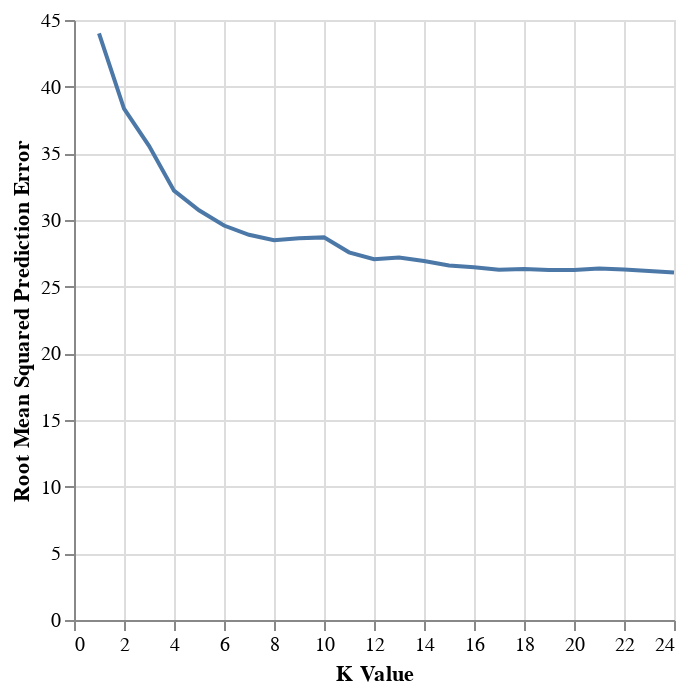

Notebook code for this chart:
### Code cell
#Best K graph
Optimal_K_Chart=alt.Chart(player_results).mark_line().encode(
    x=alt.X('param_kneighborsregressor__n_neighbors', title='K Value'),
    y=alt.Y('RMSPE', title='Root Mean Squared Prediction Error'))
Optimal_K_Chart

### Figure 1 — Vega-Lite specification as saved in the notebook (floating-point values rounded to 4 significant figures)
{"config": {"view": {"continuousWidth": 300, "continuousHeight": 300}}, "data": {"name": "data-83125e06fbac535cfe3cf092187ae869"}, "mark": {"type": "line"}, "encoding": {"x": {"field": "param_kneighborsregressor__n_neighbors", "title": "K Value", "type": "quantitative"}, "y": {"field": "RMSPE", "title": "Root Mean Squared Prediction Error", "type": "quantitative"}}, "$schema": "https://vega.github.io/schema/vega-lite/v5.20.1.json", "datasets": {"data-83125e06fbac535cfe3cf092187ae869": [{"mean_fit_time": 0.006582, "std_fit_time": 0.0009481, "mean_score_time": 0.00368, "std_score_time": 0.0001466, "param_kneighborsregressor__n_neighbors": 1, "params": {"kneighborsregressor__n_neighbors": 1}, "split0_test_score": -67.72, "split1_test_score": -31.38, "split2_test_score": -32.9, "mean_test_score": -44.0, "std_test_score": 16.78, "rank_test_score": 24, "RMSPE": 44.0}, {"mean_fit_time": 0.005725, "std_fit_time": 2.689e-05, "mean_score_time": 0.003575, "std_score_time": 6.682e-05, "param_kneighborsregressor__n_neighbors": 2, "params": {"kneighborsregressor__n_neighbors": 2}, "split0_test_score": -47.78, "split1_test_score": -28.01, "split2_test_score": -39.27, "mean_test_score": -38.35, "std_test_score": 8.098, "rank_test_score": 23, "RMSPE": 38.35}, {"mean_fit_time": 0.005963, "std_fit_time": 0.0003638, "mean_score_time": 0.003501, "std_score_time": 1.543e-05, "param_kneighborsregressor__n_neighbors": 3, "params": {"kneighborsregressor__n_neighbors": 3}, "split0_test_score": -44.48, "split1_test_score": -23.92, "split2_test_score": -38.29, "mean_test_score": -35.56, "std_test_score": 8.613, "rank_test_score": 22, "RMSPE": 35.56}, {"mean_fit_time": 0.005682, "std_fit_time": 6.002e-05, "mean_score_time": 0.00346, "std_score_time": 8.22e-06, "param_kneighborsregressor__n_neighbors": 4, "params": {"kneighborsregressor__n_neighbors": 4}, "split0_test_score": -42.05, "split1_test_score": -18.85, "split2_test_score": -35.7, "mean_test_score": -32.2, "std_test_score": 9.791, "rank_test_score": 21, "RMSPE": 32.2}, {"mean_fit_time": 0.005669, "std_fit_time": 6.137e-05, "mean_score_time": 0.003472, "std_score_time": 1.707e-05, "param_kneighborsregressor__n_neighbors": 5, "params": {"kneighborsregressor__n_neighbors": 5}, "split0_test_score": -40.93, "split1_test_score": -16.79, "split2_test_score": -34.46, "mean_test_score": -30.73, "std_test_score": 10.2, "rank_test_score": 20, "RMSPE": 30.73}, {"mean_fit_time": 0.005617, "std_fit_time": 4.271e-05, "mean_score_time": 0.003471, "std_score_time": 1.141e-06, "param_kneighborsregressor__n_neighbors": 6, "params": {"kneighborsregressor__n_neighbors": 6}, "split0_test_score": -40.32, "split1_test_score": -14.11, "split2_test_score": -34.33, "mean_test_score": -29.59, "std_test_score": 11.22, "rank_test_score": 19, "RMSPE": 29.59}, {"mean_fit_time": 0.005675, "std_fit_time": 6.922e-05, "mean_score_time": 0.00348, "std_score_time": 9.45e-06, "param_kneighborsregressor__n_neighbors": 7, "params": {"kneighborsregressor__n_neighbors": 7}, "split0_test_score": -39.94, "split1_test_score": -13.04, "split2_test_score": -33.69, "mean_test_score": -28.89, "std_test_score": 11.49, "rank_test_score": 18, "RMSPE": 28.89}, {"mean_fit_time": 0.005616, "std_fit_time": 1.396e-05, "mean_score_time": 0.00346, "std_score_time": 5.703e-06, "param_kneighborsregressor__n_neighbors": 8, "params": {"kneighborsregressor__n_neighbors": 8}, "split0_test_score": -39.89, "split1_test_score": -12.23, "split2_test_score": -33.31, "mean_test_score": -28.48, "std_test_score": 11.8, "rank_test_score": 15, "RMSPE": 28.48}, {"mean_fit_time": 0.005599, "std_fit_time": 7.494e-05, "mean_score_time": 0.003484, "std_score_time": 5.804e-06, "param_kneighborsregressor__n_neighbors": 9, "params": {"kneighborsregressor__n_neighbors": 9}, "split0_test_score": -39.7, "split1_test_score": -13.13, "split2_test_score": -33.04, "mean_test_score": -28.63, "std_test_score": 11.29, "rank_test_score": 16, "RMSPE": 28.63}, {"mean_fit_time": 0.005572, "std_fit_time": 1.126e-05, "mean_score_time": 0.003517, "std_score_time": 3.815e-05, "param_kneighborsregressor__n_neighbors": 10, "params": {"kneighborsregressor__n_neighbors": 10}, "split0_test_score": -39.56, "split1_test_score": -13.67, "split2_test_score": -32.85, "mean_test_score": -28.7, "std_test_score": 10.97, "rank_test_score": 17, "RMSPE": 28.7}, {"mean_fit_time": 0.005741, "std_fit_time": 0.000118, "mean_score_time": 0.003512, "std_score_time": 4.479e-05, "param_kneighborsregressor__n_neighbors": 11, "params": {"kneighborsregressor__n_neighbors": 11}, "split0_test_score": -37.16, "split1_test_score": -12.5, "split2_test_score": -33.07, "mean_test_score": -27.58, "std_test_score": 10.79, "rank_test_score": 14, "RMSPE": 27.58}, {"mean_fit_time": 0.005623, "std_fit_time": 4.43e-05, "mean_score_time": 0.003489, "std_score_time": 1.969e-06, "param_kneighborsregressor__n_neighbors": 12, "params": {"kneighborsregressor__n_neighbors": 12}, "split0_test_score": -37.24, "split1_test_score": -13.3, "split2_test_score": -30.64, "mean_test_score": -27.06, "std_test_score": 10.09, "rank_test_score": 12, "RMSPE": 27.06}, {"mean_fit_time": 0.005639, "std_fit_time": 6.236e-05, "mean_score_time": 0.003502, "std_score_time": 1.106e-05, "param_kneighborsregressor__n_neighbors": 13, "params": {"kneighborsregressor__n_neighbors": 13}, "split0_test_score": -37.34, "split1_test_score": -13.51, "split2_test_score": -30.7, "mean_test_score": -27.18, "std_test_score": 10.04, "rank_test_score": 13, "RMSPE": 27.18}, {"mean_fit_time": 0.005582, "std_fit_time": 2.174e-05, "mean_score_time": 0.003529, "std_score_time": 4.825e-06, "param_kneighborsregressor__n_neighbors": 14, "params": {"kneighborsregressor__n_neighbors": 14}, "split0_test_score": -37.42, "split1_test_score": -12.59, "split2_test_score": -30.77, "mean_test_score": -26.92, "std_test_score": 10.49, "rank_test_score": 11, "RMSPE": 26.92}, {"mean_fit_time": 0.005626, "std_fit_time": 6.45e-05, "mean_score_time": 0.003527, "std_score_time": 1.878e-05, "param_kneighborsregressor__n_neighbors": 15, "params": {"kneighborsregressor__n_neighbors": 15}, "split0_test_score": -37.39, "split1_test_score": -11.55, "split2_test_score": -30.81, "mean_test_score": -26.59, "std_test_score": 10.97, "rank_test_score": 10, "RMSPE": 26.59}, {"mean_fit_time": 0.005635, "std_fit_time": 7.149e-05, "mean_score_time": 0.003568, "std_score_time": 3.9e-05, "param_kneighborsregressor__n_neighbors": 16, "params": {"kneighborsregressor__n_neighbors": 16}, "split0_test_score": -37.44, "split1_test_score": -11.05, "split2_test_score": -30.89, "mean_test_score": -26.46, "std_test_score": 11.22, "rank_test_score": 9, "RMSPE": 26.46}, {"mean_fit_time": 0.005644, "std_fit_time": 5.25e-05, "mean_score_time": 0.00355, "std_score_time": 9.385e-06, "param_kneighborsregressor__n_neighbors": 17, "params": {"kneighborsregressor__n_neighbors": 17}, "split0_test_score": -37.51, "split1_test_score": -10.44, "split2_test_score": -30.87, "mean_test_score": -26.27, "std_test_score": 11.52, "rank_test_score": 5, "RMSPE": 26.27}, {"mean_fit_time": 0.005597, "std_fit_time": 2.039e-05, "mean_score_time": 0.003525, "std_score_time": 1.168e-05, "param_kneighborsregressor__n_neighbors": 18, "params": {"kneighborsregressor__n_neighbors": 18}, "split0_test_score": -37.57, "split1_test_score": -10.45, "split2_test_score": -30.92, "mean_test_score": -26.32, "std_test_score": 11.54, "rank_test_score": 7, "RMSPE": 26.32}, {"mean_fit_time": 0.005635, "std_fit_time": 7.303e-05, "mean_score_time": 0.003531, "std_score_time": 1.604e-05, "param_kneighborsregressor__n_neighbors": 19, "params": {"kneighborsregressor__n_neighbors": 19}, "split0_test_score": -37.63, "split1_test_score": -10.15, "split2_test_score": -30.96, "mean_test_score": -26.24, "std_test_score": 11.7, "rank_test_score": 3, "RMSPE": 26.24}, {"mean_fit_time": 0.005727, "std_fit_time": 0.0001111, "mean_score_time": 0.003535, "std_score_time": 3.9e-06, "param_kneighborsregressor__n_neighbors": 20, "params": {"kneighborsregressor__n_neighbors": 20}, "split0_test_score": -37.68, "split1_test_score": -9.999, "split2_test_score": -31.05, "mean_test_score": -26.24, "std_test_score": 11.8, "rank_test_score": 4, "RMSPE": 26.24}, {"mean_fit_time": 0.005635, "std_fit_time": 7.385e-05, "mean_score_time": 0.003543, "std_score_time": 8.551e-06, "param_kneighborsregressor__n_neighbors": 21, "params": {"kneighborsregressor__n_neighbors": 21}, "split0_test_score": -37.73, "split1_test_score": -10.16, "split2_test_score": -31.2, "mean_test_score": -26.36, "std_test_score": 11.76, "rank_test_score": 8, "RMSPE": 26.36}, {"mean_fit_time": 0.005599, "std_fit_time": 1.266e-05, "mean_score_time": 0.003542, "std_score_time": 1.121e-05, "param_kneighborsregressor__n_neighbors": 22, "params": {"kneighborsregressor__n_neighbors": 22}, "split0_test_score": -37.78, "split1_test_score": -9.767, "split2_test_score": -31.3, "mean_test_score": -26.28, "std_test_score": 11.97, "rank_test_score": 6, "RMSPE": 26.28}, {"mean_fit_time": 0.005627, "std_fit_time": 7.801e-05, "mean_score_time": 0.00355, "std_score_time": 1.132e-05, "param_kneighborsregressor__n_neighbors": 23, "params": {"kneighborsregressor__n_neighbors": 23}, "split0_test_score": -37.82, "split1_test_score": -9.37, "split2_test_score": -31.35, "mean_test_score": -26.18, "std_test_score": 12.18, "rank_test_score": 2, "RMSPE": 26.18}, {"mean_fit_time": 0.005558, "std_fit_time": 3.9e-06, "mean_score_time": 0.003576, "std_score_time": 2.441e-05, "param_kneighborsregressor__n_neighbors": 24, "params": {"kneighborsregressor__n_neighbors": 24}, "split0_test_score": -37.86, "split1_test_score": -8.96, "split2_test_score": -31.38, "mean_test_score": -26.07, "std_test_score": 12.38, "rank_test_score": 1, "RMSPE": 26.07}]}}
